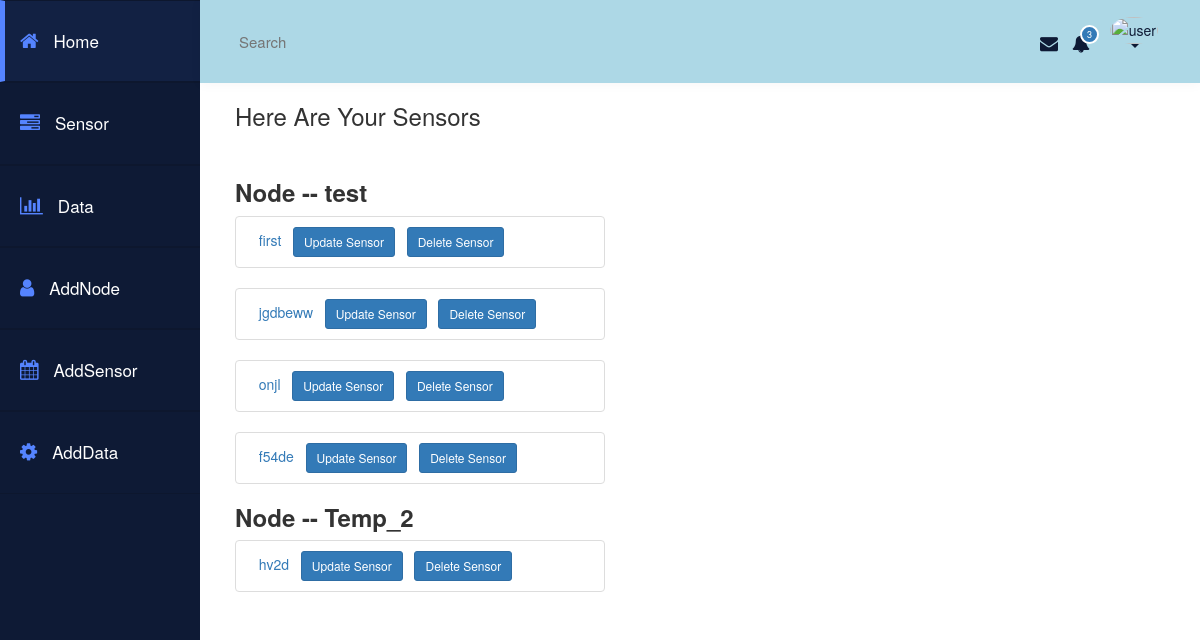
Page /chain/sensors/ (signed in) on the earlier database version.
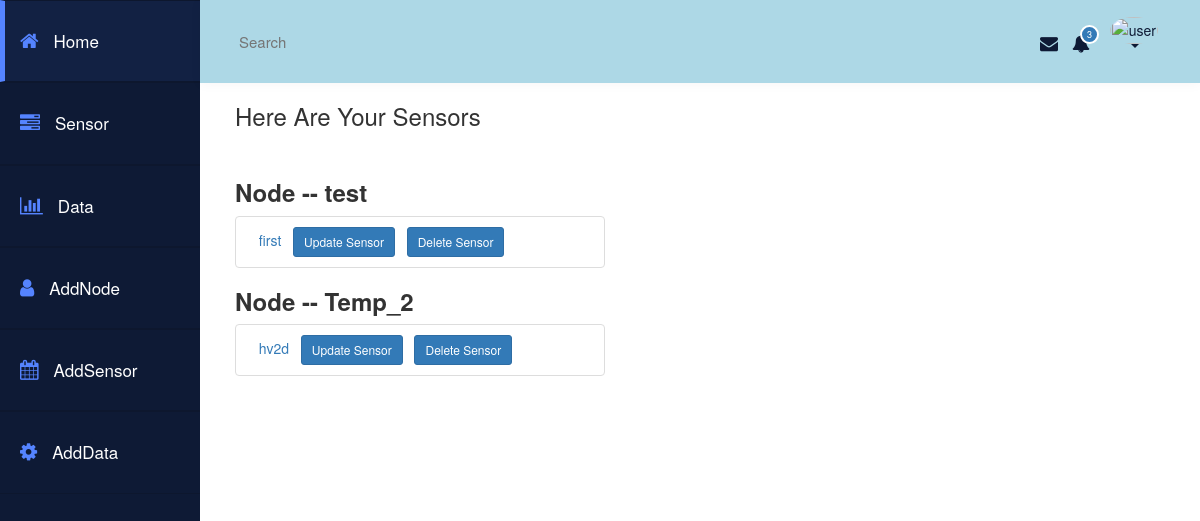
Same page on the later database version.
### chain/models.py (models this page shows, shortened)
class Node(models.Model):
    gateway_name = models.ForeignKey(Gateway,on_delete = models.CASCADE)
    name = models.CharField(max_length = 40)
    owner = models.ForeignKey(User,on_delete = models.CASCADE)
    description = models.CharField(max_length = 400, blank=True)
    doc = models.DateTimeField(blank=True, default=datetime.datetime.now)

class Sensor(models.Model):
    node_name = models.ForeignKey(Node,on_delete = models.CASCADE)
    name = models.CharField(max_length = 40)
    description = models.CharField(max_length = 400, blank=True)
    doc = models.DateTimeField(blank=True, default=datetime.datetime.now)

### chain/views.py (the view)
def sensors(request):
    if not request.user.is_authenticated():
        return render(request, 'chain/login.html')
    else:
        mynodes = Node.objects.filter(owner=request.user)
        return render(request, 'chain/sensors.html' , { 'mynodes' : mynodes})

### chain/templates/chain/sensors.html (shortened to what this page needs)
{% extends "chain/base.html" %}
{% block body %}
{% if mynodes %}
    <h3>Here Are Your Sensors</h3> <br>
      {% for nodes in  mynodes %}
          <h3> <strong>Node -- {{nodes.name}}</strong></h3>
          {% if nodes.sensor_set.all %}
                {% for  node in nodes.sensor_set.all %}
                  <ul class="list-group">
                    <li class="list-group-item">
                      &nbsp       <a href ="{% url 'chain:data'  node.id %}"> {{node.name}}  </a>
                      &nbsp       <a href ="{% url 'chain:UpdateSensor'  node.id %}" class="btn btn-primary btn-sm" role="button"> Update Sensor </a>
                      &nbsp       <a href ="{% url 'chain:DeleteSensor'  node.id %}"  class="btn btn-primary btn-sm" role="button"> Delete Sensor </a>
                    </li>
                  </ul>
                {% endfor %}
          {%endif%}
      {% endfor %}
{% else %}
  <h3> Sorry No Node </h3>
{% endif %}
{% endblock %}

Differences in the rows shown:
removed Sensor: name "jgdbeww", shown under Node "test"
removed Sensor: name "onjl", shown under Node "test"
removed Sensor: name "f54de", shown under Node "test"
